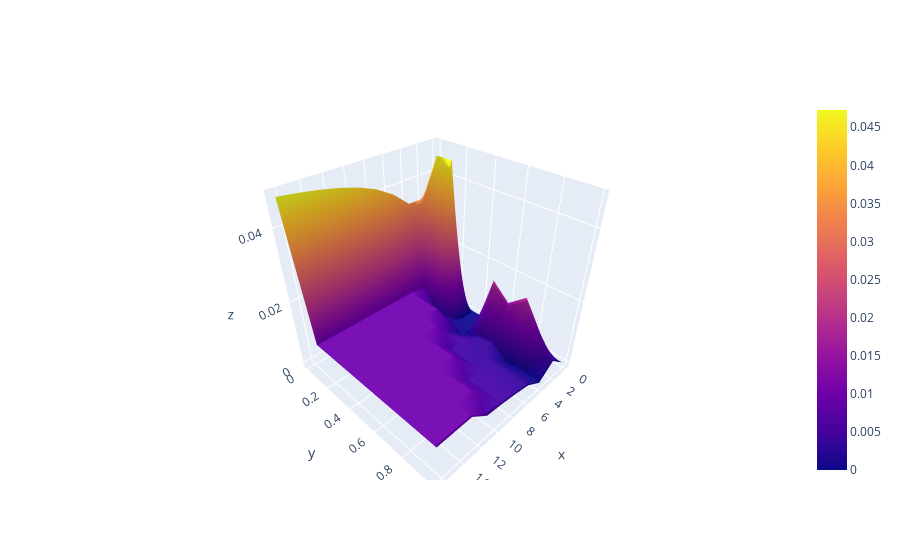

Notebook code for this chart:
### Code cell
fig = go.Figure(go.Surface(
    x = w_plans,
    y = w_comps,
    z = sym_dev_surf))
fig.show()
